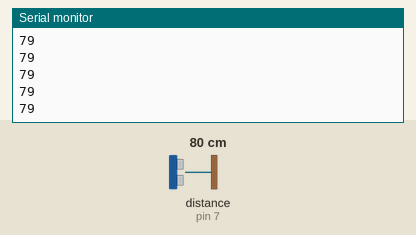
Bench run of a sketch on a simulated Arduino Uno, built with avr-gcc and run on an emulated ATmega328P. On the bench: the last lines printed to the serial monitor. Wiring (inferred from the names in the program): ultrasonic range finder: trigger pin 8; echo pin 7. The inputs (shaded band) are chosen by the test bench; at power-on: distance to the obstacle (sensor on pin 7) 80 cm. The echo pulse lasts 58.3 µs per cm.

Above: at 1.2 s.
1.3 s: distance to the obstacle (sensor on pin 7) set to 2 cm
At 1.8 s:
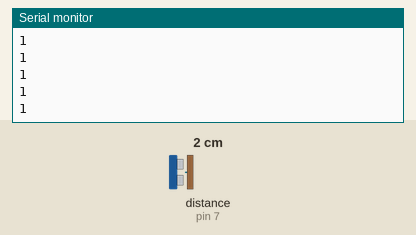
2.8 s: distance to the obstacle (sensor on pin 7) set to 4 cm
At 3.8 s:
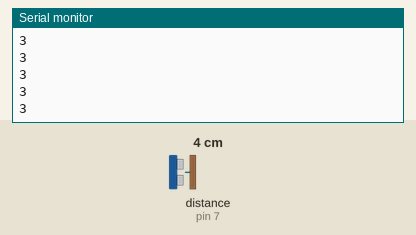
Timing chart, 0 to 5.8 s (numbered marks = the images above; inputs shaded):
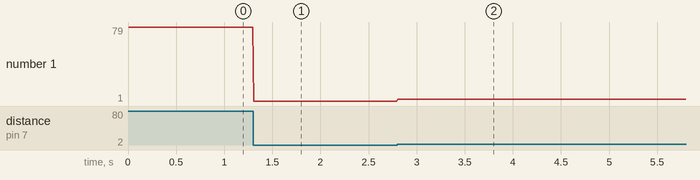

Measured:
- after the input at 1.3 s, the serial monitor: prints a new line at once (image 1)
- after the input at 2.8 s, the serial monitor: prints a new line at once (image 2)
- plotted number 1: 79 → 1 after the input at 1.3 s, 1 → 3 after the input at 2.8 s

The sketch:

arduino.ino
```cpp
// distance sensor connected on pin 8 and 7
#define trigPin 8
#define echoPin 7

void setup() {
  Serial.begin (9600);
  pinMode(trigPin, OUTPUT);
  pinMode(echoPin, INPUT);
}

void loop() {
  int duration, distance;
  digitalWrite(trigPin, HIGH);
  delayMicroseconds(1000);
  digitalWrite(trigPin, LOW);
  duration = pulseIn(echoPin, HIGH);
  distance = (duration/2) / 29.1;
  if (distance >= 170 || distance <= 0){
    // my defined error message
    Serial.println(201);
  }
  else {
    Serial.println(distance);
  }
  delay(10);
}
```
